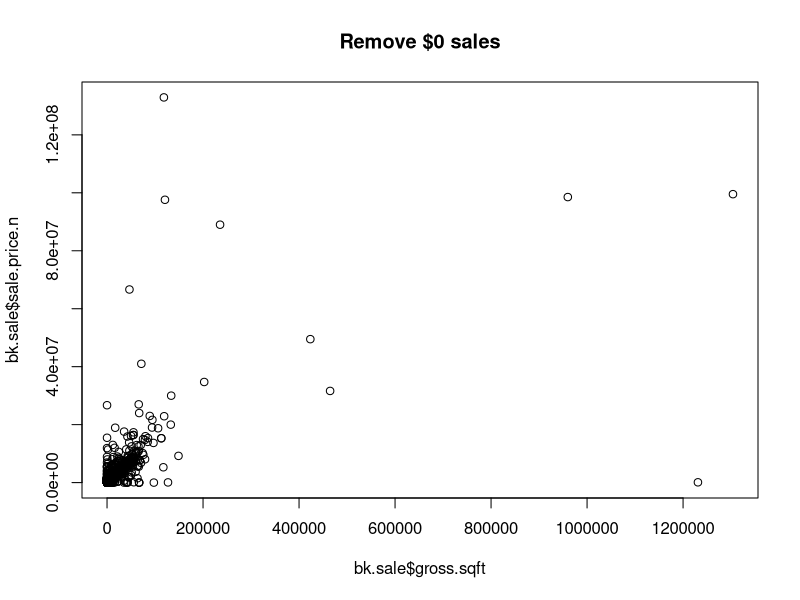
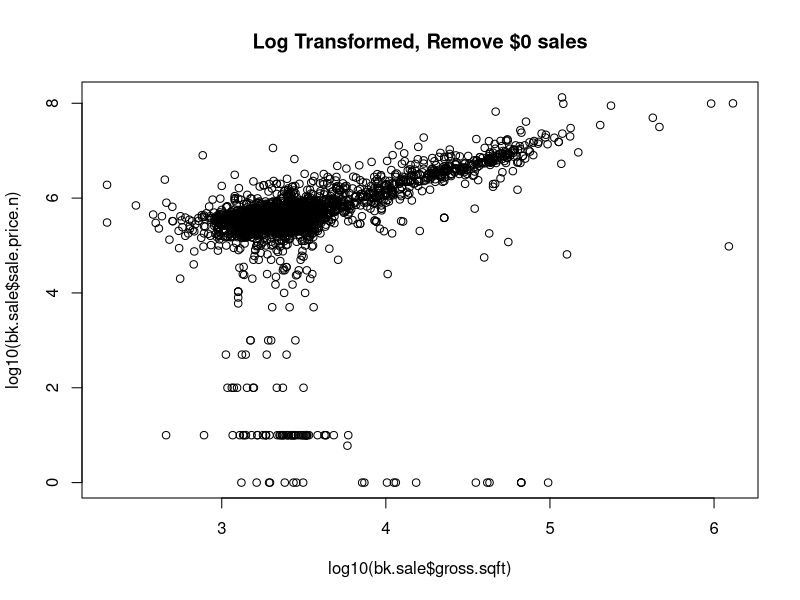
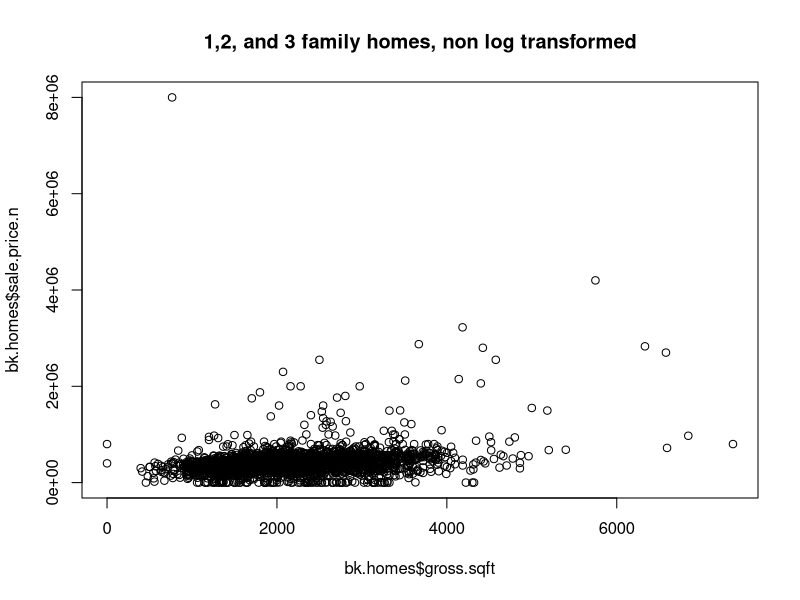
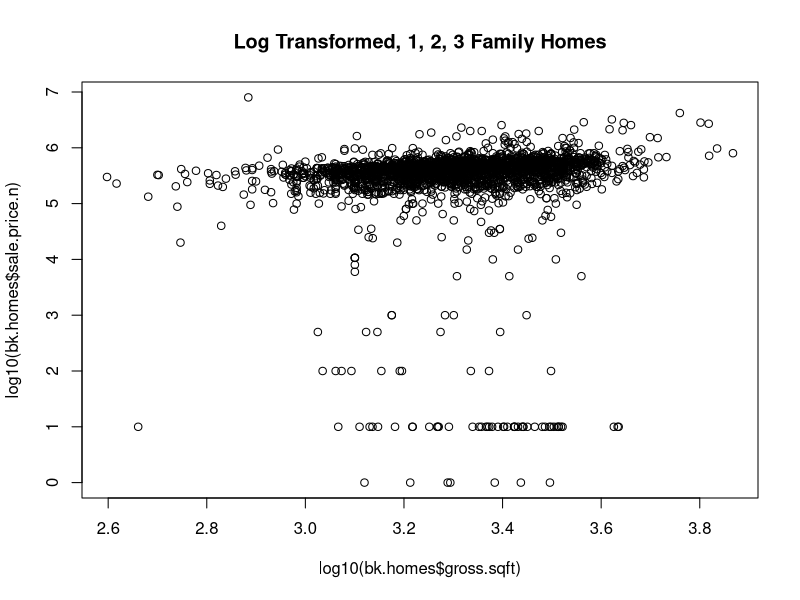
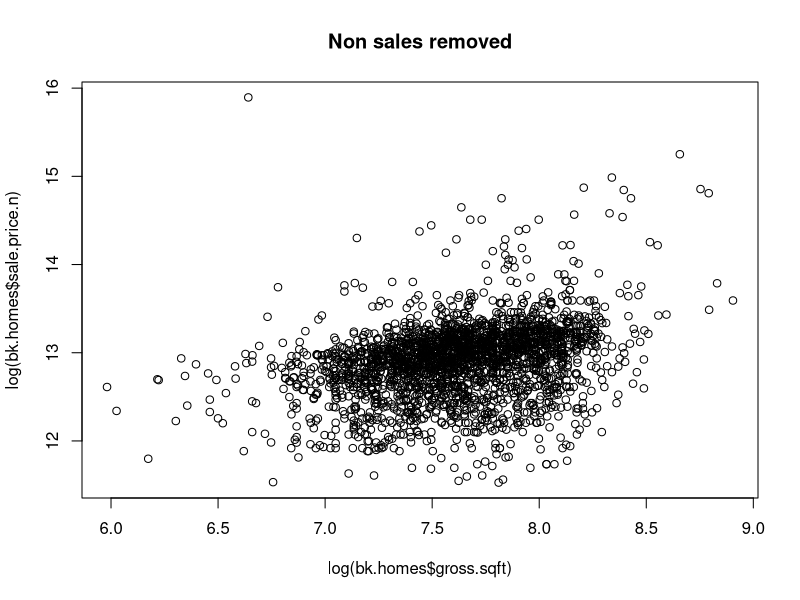
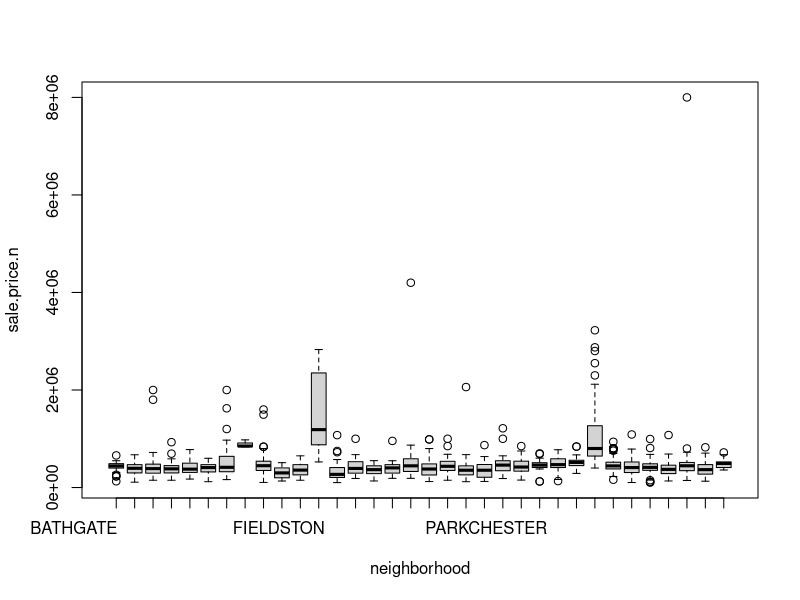
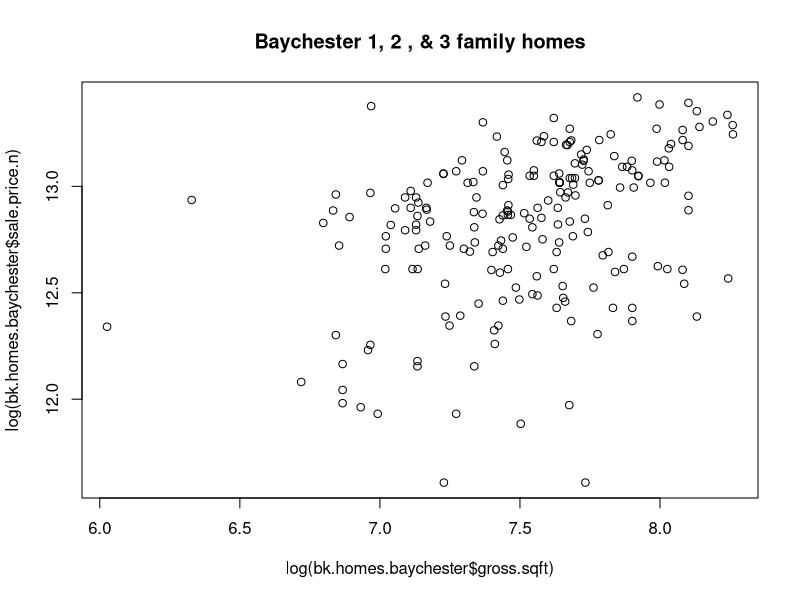

These charts were generated, in order, by the following R code:
## ---- chunk 1
##require(gdata)
require(plyr) #Added by Monnie McGee
#install the gdata and plyr packages and load in to R.
library(plyr)
##library(gdata)
setwd("/SMU/Doing Data Science/Unit 4/Live Session Files")
## ---- chunk 2
bk <- read.csv("rollingsales_bronx.csv",skip=4,header=TRUE)
## ---- chunk 3
bk$SALE.PRICE.N <- as.numeric(gsub("[^[:digit:]]","", bk$SALE.PRICE))
count(is.na(bk$SALE.PRICE.N))
## ---- chunk 4
names(bk) <- tolower(names(bk)) # make all variable names lower case
## Get rid of leading digits
bk$gross.sqft <- as.numeric(gsub("[^[:digit:]]","", bk$gross.square.feet))
bk$land.sqft <- as.numeric(gsub("[^[:digit:]]","", bk$land.square.feet))
bk$year.built <- as.numeric(as.character(bk$year.built))
## ---- chunk 5
## keep only the actual sales

bk.sale <- bk[bk$sale.price.n!=0,]
plot(bk.sale$gross.sqft,bk.sale$sale.price.n,main="Remove $0 sales")
## ---- chunk 6
plot(log10(bk.sale$gross.sqft),log10(bk.sale$sale.price.n),main="Log Transformed, Remove $0 sales")
## ---- chunk 7
bk.homes <- bk.sale[which(grepl("FAMILY",bk.sale$building.class.category)),]
## ---- chunk 8
plot(bk.homes$gross.sqft,bk.homes$sale.price.n,main="1,2, and 3 family homes, non log transformed")
## ---- chunk 9
plot(log10(bk.homes$gross.sqft),log10(bk.homes$sale.price.n),main="Log Transformed, 1, 2, 3 Family Homes")
## ---- chunk 10
## remove outliers that seem like they weren't actual sales
bk.homes$outliers <- (log10(bk.homes$sale.price.n) <=5) + 0
bk.homes <- bk.homes[which(bk.homes$outliers==0),]
plot(log(bk.homes$gross.sqft),log(bk.homes$sale.price.n),main="Non sales removed")
## ---- chunk 11
boxplot(sale.price.n~neighborhood,data=bk.homes)
## ---- chunk 12
## for now, let's look at 1-, 2-, and 3-family homes at BAYCHESTER                                         
bk.homes.baychester <- bk.homes[which(grepl("BAYCHESTER",bk.homes$neighborhood)),]

plot(log(bk.homes.baychester$gross.sqft), log(bk.homes.baychester$sale.price.n),main="Baychester 1, 2 , & 3 family homes")

## For home properties at BAYCHESTER, price of majority of properties increases with increase in their size. However, there are many properties, where prices either remain flat or decreased with increase in size.
